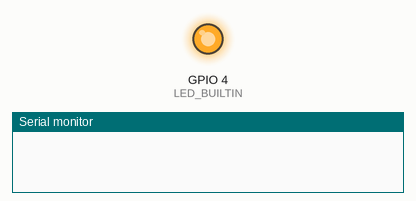
This program was run on a simulated ESP32. Shown: output pins drawn as LEDs (lit = HIGH), the last lines printed to the serial monitor. WiFi joins after 1.5 s; servers stay silent unless stated.

Above: at 0.1 s.
At 36.6 s:
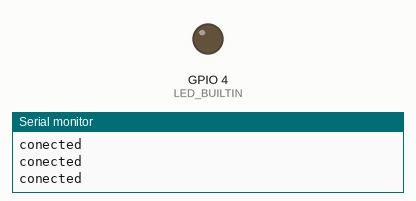
Timing chart, 0 to 38.1 s (numbered marks = the images above):
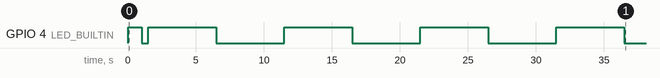

Measured:
- by itself, GPIO 4 (LED_BUILTIN): goes HIGH 1.0 s, LOW 0.50 s, 3 × (HIGH 5.0 s, LOW 5.0 s), HIGH 5.0 s, then LOW

The program:

main.cpp
```cpp
#include <WiFi.h>
#include "conected.h"
#include "conecting.h"
#include "diconected.h"
//======================================
const char* ssid     = "ali"; // Change this to your WiFi SSID
const char* password = "1234567890"; // Change this to your WiFi password
#define LED_BUILTIN 4
#include "freertos/FreeRTOS.h"
#include "freertos/task.h"
TaskHandle_t myTaskHandle = NULL;
TaskHandle_t myTaskHandle2 = NULL;
TaskHandle_t myTaskHandle3 = NULL;
//=============================


void setup()
{
    Serial.begin(115200);
      // initialize LED digital pin as an output.
     pinMode(LED_BUILTIN, OUTPUT);

    // We start by connecting to a WiFi network


    WiFi.begin(ssid, password);
    xTaskCreate(conected, "conected", 4096, NULL, 10, &myTaskHandle);
    xTaskCreate(conecting, "conecting", 4096, NULL,10, &myTaskHandle2);
    xTaskCreate(diconected, "diconected", 4096, NULL,10, &myTaskHandle3);
    vTaskSuspend(myTaskHandle);
    vTaskSuspend(myTaskHandle2);
    vTaskSuspend(myTaskHandle3);
   /* while (WiFi.status() != WL_CONNECTED) {
        delay(500);
        Serial.print(".");
    }*/

}
int status=0;
void loop(){
  status= WiFi.status();
  if(status==WL_DISCONNECTED) {
    vTaskSuspend(myTaskHandle);
   vTaskSuspend(myTaskHandle2);
    vTaskResume(myTaskHandle3);


  }else if(status==WL_CONNECTED) {
   vTaskResume(myTaskHandle);
   vTaskSuspend(myTaskHandle2);
    vTaskSuspend(myTaskHandle3);


  }else {
  vTaskSuspend(myTaskHandle);
   vTaskResume(myTaskHandle2);
    vTaskSuspend(myTaskHandle3);


  }
}
```

conected.h
```cpp
#include "Arduino.h"
#include "freertos/FreeRTOS.h"

//#include "freertos/task.h"
#define LED_BUILTIN 4
void conected(void *arg)
{
   for( ;; ){
      // turn the LED on (HIGH is the voltage level)
  digitalWrite(LED_BUILTIN, HIGH);
  // wait for a second
  vTaskDelay(5000/ portTICK_RATE_MS);
  // turn the LED off by making the voltage LOW
  digitalWrite(LED_BUILTIN, LOW);
   // wait for a second
  vTaskDelay(5000/ portTICK_RATE_MS);
  Serial.println("conected");
  }
}
```

conecting.h
```cpp
#include "Arduino.h"
#include "freertos/FreeRTOS.h"
//#include "freertos/task.h"
#define LED_BUILTIN 4

void conecting(void *arg)
{ for( ;; ){
       // turn the LED on (HIGH is the voltage level)
  digitalWrite(LED_BUILTIN, HIGH);
  // wait for a second
  vTaskDelay(2000/ portTICK_RATE_MS);
  // turn the LED off by making the voltage LOW
  digitalWrite(LED_BUILTIN, LOW);
   // wait for a second
  vTaskDelay(2000/ portTICK_RATE_MS);
  Serial.println("conecting");
}
}
```

diconected.h
```cpp
#include "Arduino.h"
#include "freertos/FreeRTOS.h"
//#include "freertos/task.h"
void diconected(void *arg)
{
  for( ;; ){
       // turn the LED on (HIGH is the voltage level)
  digitalWrite(LED_BUILTIN, HIGH);
  // wait for a second
  vTaskDelay(1000/ portTICK_RATE_MS);
  // turn the LED off by making the voltage LOW
  digitalWrite(LED_BUILTIN, LOW);
   // wait for a second
  vTaskDelay(1000/ portTICK_RATE_MS);
  Serial.println("diconected");
  }
}
```

conected.c
```cpp

```

conecting.c
```cpp

```

diconected.c
```cpp

```
